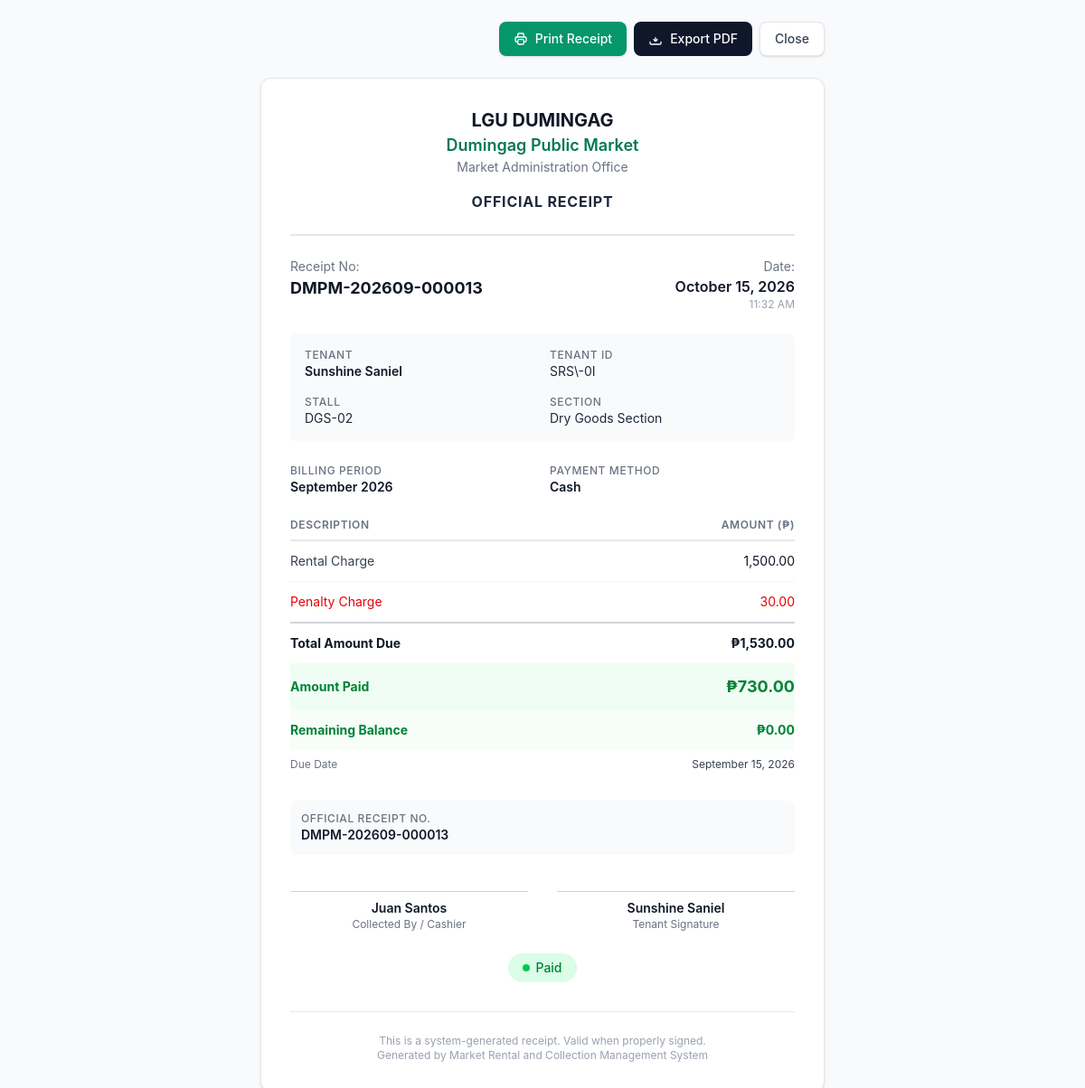
The app's page /payments/14/print/ (signed in) with its own data.
### core/models.py (models this page shows, shortened)
class SystemSetting(models.Model):
    PENALTY_TYPE_CHOICES = [
        ('fixed', 'Fixed'),
        ('percentage', 'Percentage'),
    ]
    municipality_name = models.CharField(max_length=200)
    market_name = models.CharField(max_length=200)
    office_name = models.CharField(max_length=200)
    receipt_prefix = models.CharField(max_length=20)
    default_due_day = models.PositiveIntegerField(default=5)
    penalty_type = models.CharField(max_length=20, choices=PENALTY_TYPE_CHOICES, default='percentage')
    penalty_value = models.DecimalField(max_digits=10, decimal_places=2, default=0)
    grace_period = models.PositiveIntegerField(default=5)
    logo = models.ImageField(upload_to='logos/', blank=True, null=True)
    theme_color = models.CharField(max_length=7, default='#003366')
    terms_and_conditions = models.TextField(
        default=DEFAULT_CONTRACT_TERMS,
        blank=True,
        help_text='One clause per line. Printed on every rental contract.',
    )
    class Meta:
        verbose_name = 'System Setting'
        verbose_name_plural = 'System Settings'

class Payment(models.Model):
    PAYMENT_METHOD_CHOICES = [
        ('Cash', 'Cash'),
        ('GCash', 'GCash'),
        ('Bank Transfer', 'Bank Transfer'),
        ('Check', 'Check'),
    ]
    STATUS_CHOICES = [
        ('Paid', 'Paid'),
        ('Partial', 'Partial'),
        ('Void', 'Void'),
        ('Cancelled', 'Cancelled'),
    ]
    receipt_number = models.CharField(max_length=50, unique=True)
    tenant = models.ForeignKey(Tenant, on_delete=models.CASCADE, related_name='payments')
    stall = models.ForeignKey(Stall, on_delete=models.CASCADE, related_name='payments')
    billing = models.ForeignKey(Billing, on_delete=models.CASCADE, related_name='payments')
    billing_month = models.PositiveIntegerField()
    billing_year = models.PositiveIntegerField()
    rental_amount = models.DecimalField(max_digits=10, decimal_places=2)
    penalty_amount = models.DecimalField(max_digits=10, decimal_places=2, default=0)
    discount = models.DecimalField(max_digits=10, decimal_places=2, default=0)
    total_amount_due = models.DecimalField(max_digits=10, decimal_places=2)
    amount_paid = models.DecimalField(max_digits=10, decimal_places=2)
    payment_date = models.DateField()
    payment_method = models.CharField(max_length=20, choices=PAYMENT_METHOD_CHOICES, default='Cash')
    official_receipt_no = models.CharField(max_length=50, blank=True)
    collected_by = models.ForeignKey(User, on_delete=models.SET_NULL, null=True, related_name='collected_payments')
    status = models.CharField(max_length=20, choices=STATUS_CHOICES, default='Paid')
    remarks = models.TextField(blank=True)
    created_at = models.DateTimeField(auto_now_add=True)
    updated_at = models.DateTimeField(auto_now=True)
    class Meta:
        ordering = ['-payment_date']

class Tenant(models.Model):
    STATUS_CHOICES = [
        ('Active', 'Active'),
        ('Inactive', 'Inactive'),
        ('Suspended', 'Suspended'),
        ('Terminated', 'Terminated'),
    ]
    tenant_id = models.CharField(max_length=20, unique=True)
    user = models.OneToOneField(User, on_delete=models.SET_NULL, null=True, blank=True, related_name='tenant')
    full_name = models.CharField(max_length=200)
    first_name = models.CharField(max_length=100, blank=True)
    middle_name = models.CharField(max_length=100, blank=True)
    last_name = models.CharField(max_length=100, blank=True)
    address = models.TextField()
    street = models.CharField(max_length=200, blank=True)
    barangay = models.CharField(max_length=100, blank=True)
    municipality = models.CharField(max_length=100, blank=True)
    province = models.CharField(max_length=100, blank=True)
    contact_number = models.CharField(max_length=20)
    email = models.EmailField(blank=True)
    valid_id_type = models.CharField(max_length=100, blank=True)
    valid_id_number = models.CharField(max_length=100, blank=True)
    valid_id_image = models.ImageField(upload_to='tenant_ids/', blank=True, null=True)
    business_name = models.CharField(max_length=200, blank=True)
    business_type = models.CharField(max_length=100, blank=True)
    emergency_contact_name = models.CharField(max_length=200, blank=True)
    emergency_contact_number = models.CharField(max_length=20, blank=True)
    status = models.CharField(max_length=20, choices=STATUS_CHOICES, default='Active')
    date_registered = models.DateField(auto_now_add=True)
    notes = models.TextField(blank=True)
    created_at = models.DateTimeField(auto_now_add=True)
    updated_at = models.DateTimeField(auto_now=True)
    class Meta:
        ordering = ['full_name']

class Stall(models.Model):
    STATUS_CHOICES = [
        ('Vacant', 'Vacant'),
        ('Occupied', 'Occupied'),
        ('Reserved', 'Reserved'),
        ('Maintenance', 'Maintenance'),
    ]
    stall_number = models.CharField(max_length=20, unique=True)
    section = models.ForeignKey(MarketSection, on_delete=models.CASCADE, related_name='stalls')
    stall_type = models.ForeignKey(StallType, on_delete=models.SET_NULL, null=True, related_name='stalls')
    size = models.DecimalField(max_digits=8, decimal_places=2, blank=True, null=True)
    monthly_rate = models.DecimalField(max_digits=10, decimal_places=2)
    status = models.CharField(max_length=20, choices=STATUS_CHOICES, default='Vacant')
    remarks = models.TextField(blank=True)
    created_at = models.DateTimeField(auto_now_add=True)
    updated_at = models.DateTimeField(auto_now=True)
    class Meta:
        ordering = ['stall_number']

class MarketSection(models.Model):
    name = models.CharField(max_length=100, unique=True)
    description = models.TextField(blank=True)
    class Meta:
        ordering = ['name']

class Billing(models.Model):
    STATUS_CHOICES = [
        ('Unpaid', 'Unpaid'),
        ('Paid', 'Paid'),
        ('Partial', 'Partial'),
        ('Overdue', 'Overdue'),
    ]
    tenant = models.ForeignKey(Tenant, on_delete=models.CASCADE, related_name='billings')
    stall = models.ForeignKey(Stall, on_delete=models.CASCADE, related_name='billings')
    contract = models.ForeignKey(RentalContract, on_delete=models.CASCADE, related_name='billings')
    billing_month = models.PositiveIntegerField()
    billing_year = models.PositiveIntegerField()
    rental_amount = models.DecimalField(max_digits=10, decimal_places=2)
    penalty_amount = models.DecimalField(max_digits=10, decimal_places=2, default=0)
    discount = models.DecimalField(max_digits=10, decimal_places=2, default=0)
    total_due = models.DecimalField(max_digits=10, decimal_places=2)
    amount_paid = models.DecimalField(max_digits=10, decimal_places=2, default=0)
    balance = models.DecimalField(max_digits=10, decimal_places=2)
    due_date = models.DateField()
    status = models.CharField(max_length=20, choices=STATUS_CHOICES, default='Unpaid')
    created_at = models.DateTimeField(auto_now_add=True)
    updated_at = models.DateTimeField(auto_now=True)
    class Meta:
        ordering = ['-billing_year', '-billing_month']
        unique_together = ['tenant', 'stall', 'billing_month', 'billing_year']

### core/views/payments.py (the view)
# urls.py: path('payments/<int:pk>/print/', payment_print_receipt, name='payment_print_receipt'),
@login_required
def payment_print_receipt(request, pk):
    payment = get_object_or_404(
        Payment.objects.select_related('tenant', 'stall', 'stall__section', 'collected_by'),
        pk=pk
    )
    if get_user_role(request.user) == 'tenant' and payment.tenant.user != request.user:
        messages.error(request, 'You can only view your own payment receipt.')
        return redirect('dashboard')
    settings = SystemSetting.objects.first()
    context = {
        'payment': payment,
        'settings': settings,
    }
    return render(request, 'payments/print_receipt.html', context)

### templates/payments/print_receipt.html (shortened to what this page needs)
{% load static %}
{% load humanize %}<!DOCTYPE html>
<html lang="en">
<head>
  <link rel="stylesheet" href="{% static 'css/output.css' %}?v={{ STATIC_VERSION }}">
</head>
<body class="bg-gray-50 font-sans antialiased text-gray-800">
  <div class="mx-auto max-w-2xl p-6">
    <div class="mb-6 flex justify-end gap-2 no-print">
      <button onclick="window.print()"
              class="inline-flex items-center gap-2 rounded-lg bg-primary-600 px-4 py-2 text-sm font-medium text-white shadow-sm hover:bg-primary-700 transition-colors">
        Print Receipt
      </button>
      <a href="{% url 'payment_receipt_export_pdf' payment.id %}" class="inline-flex items-center gap-2 rounded-lg bg-slate-900 px-4 py-2 text-sm font-medium text-white hover:bg-black">
        <svg class="h-4 w-4" fill="none" viewBox="0 0 24 24" stroke="currentColor" stroke-width="2"><path stroke-linecap="round" stroke-linejoin="round" d="M12 10v6m0 0l-3-3m3 3l3-3M3 17v2a2 2 0 002 2h14a2 2 0 002-2v-2"/></svg>
        Export PDF
      </a>
      <button onclick="window.close()"
              class="inline-flex items-center gap-2 rounded-lg border border-gray-200 bg-white px-4 py-2 text-sm font-medium text-gray-700 shadow-sm hover:bg-gray-50 transition-colors">
        Close
      </button>
    </div>
    <div class="rounded-xl border border-gray-200 bg-white p-8 shadow-sm">
      <div class="mb-6 border-b-2 border-gray-200 pb-6 text-center">
        <h1 class="text-xl font-bold uppercase text-gray-900">{{ settings.municipality_name|default:"Republic of the Philippines" }}</h1>
        <h2 class="text-lg font-semibold text-primary-700">{{ settings.market_name|default:"Public Market" }}</h2>
        <p class="text-sm text-gray-500">{{ settings.office_name|default:"Market Administration Office" }}</p>
        <h3 class="mt-4 text-base font-bold uppercase tracking-wider text-gray-800">Official Receipt</h3>
      </div>
      <div class="mb-6 flex items-start justify-between">
        <div>
          <p class="text-sm text-gray-500">Receipt No:</p>
          <p class="text-lg font-bold text-gray-900">{{ payment.receipt_number }}</p>
        </div>
        <div class="text-right">
          <p class="text-sm text-gray-500">Date:</p>
          <p class="text-base font-semibold text-gray-900">{{ payment.payment_date|date:"F d, Y" }}</p>
          <p class="text-xs text-gray-400">{{ payment.created_at|date:"h:i A" }}</p>
        </div>
      </div>
      <div class="mb-6 rounded-lg bg-gray-50 p-4">
        <div class="grid grid-cols-2 gap-4">
          <div>
            <p class="text-xs font-medium uppercase tracking-wider text-gray-500">Tenant</p>
            <p class="text-sm font-semibold text-gray-900">{{ payment.tenant.full_name }}</p>
          </div>
          <div>
            <p class="text-xs font-medium uppercase tracking-wider text-gray-500">Tenant ID</p>
            <p class="text-sm text-gray-800">{{ payment.tenant.tenant_id }}</p>
          </div>
          <div>
            <p class="text-xs font-medium uppercase tracking-wider text-gray-500">Stall</p>
            <p class="text-sm text-gray-800">{{ payment.stall.stall_number }}</p>
          </div>
          <div>
            <p class="text-xs font-medium uppercase tracking-wider text-gray-500">Section</p>
            <p class="text-sm text-gray-800">{{ payment.stall.section.name }}</p>
          </div>
        </div>
      </div>
      <div class="mb-6">
        <div class="mb-4 grid grid-cols-2 gap-4">
          <div>
            <p class="text-xs font-medium uppercase tracking-wider text-gray-500">Billing Period</p>
            <p class="text-sm font-semibold text-gray-900">
              {% if payment.billing_month == 1 %}January{% elif payment.billing_month == 2 %}February{% elif payment.billing_month == 3 %}March{% elif payment.billing_month == 4 %}April{% elif payment.billing_month == 5 %}May{% elif payment.billing_month == 6 %}June{% elif payment.billing_month == 7 %}July{% elif payment.billing_month == 8 %}August{% elif payment.billing_month == 9 %}September{% elif payment.billing_month == 10 %}October{% elif payment.billing_month == 11 %}November{% elif payment.billing_month == 12 %}December{% endif %}
              {{ payment.billing_year }}
            </p>
          </div>
          <div>
            <p class="text-xs font-medium uppercase tracking-wider text-gray-500">Payment Method</p>
            <p class="text-sm font-semibold text-gray-900">{{ payment.payment_method }}</p>
          </div>
        </div>
        <table class="w-full border-collapse">
          <thead>
            <tr class="border-b-2 border-gray-200">
              <th class="py-2 text-left text-xs font-semibold uppercase tracking-wider text-gray-500">Description</th>
              <th class="py-2 text-right text-xs font-semibold uppercase tracking-wider text-gray-500">Amount (&#8369;)</th>
            </tr>
          </thead>
          <tbody class="divide-y divide-gray-100">
            <tr>
              <td class="py-3 text-sm text-gray-700">Rental Charge</td>
              <td class="py-3 text-right text-sm text-gray-900">{{ payment.rental_amount|floatformat:2|intcomma }}</td>
            </tr>
            {% if payment.penalty_amount > 0 %}
            <tr>
              <td class="py-3 text-sm text-red-600">Penalty Charge</td>
              <td class="py-3 text-right text-sm text-red-600">{{ payment.penalty_amount|floatformat:2|intcomma }}</td>
            </tr>
            {% endif %}
          </tbody>
          <tfoot>
            <tr class="border-t-2 border-gray-300">
              <td class="py-3 text-sm font-bold text-gray-900">Total Amount Due</td>
              <td class="py-3 text-right text-sm font-bold text-gray-900">&#8369;{{ payment.total_amount_due|floatformat:2|intcomma }}</td>
            </tr>
            <tr class="bg-green-50">
              <td class="py-3 text-sm font-bold text-green-700">Amount Paid</td>
              <td class="py-3 text-right text-lg font-bold text-green-700">&#8369;{{ payment.amount_paid|floatformat:2|intcomma }}</td>
            </tr>
            <tr class="{% if payment.billing.balance > 0 %}bg-red-50{% else %}bg-green-50/50{% endif %}">
              <td class="py-3 text-sm font-bold {% if payment.billing.balance > 0 %}text-red-700{% else %}text-green-700{% endif %}">Remaining Balance</td>
              <td class="py-3 text-right text-sm font-bold {% if payment.billing.balance > 0 %}text-red-700{% else %}text-green-700{% endif %}">&#8369;{{ payment.billing.balance|floatformat:2|intcomma }}</td>
            </tr>
            <tr>
              <td class="py-2 text-xs text-gray-500">Due Date</td>
              <td class="py-2 text-right text-xs text-gray-700">{{ payment.billing.due_date|date:"F d, Y" }}</td>
            </tr>
          </tfoot>
        </table>
      </div>
      <div class="mb-6 rounded-lg bg-gray-50 p-3">
        <p class="text-xs font-medium uppercase tracking-wider text-gray-500">Official Receipt No.</p>
        <p class="text-sm font-semibold text-gray-900">{{ payment.official_receipt_no|default:payment.receipt_number }}</p>
      </div>
      <div class="mt-10 grid grid-cols-2 gap-8">
        <div class="text-center">
          <div class="border-t border-gray-300 pt-2">
            <p class="text-sm font-semibold text-gray-900">{{ payment.collected_by.get_full_name|default:payment.collected_by.username }}</p>
            <p class="text-xs text-gray-500">Collected By / Cashier</p>
          </div>
        </div>
        <div class="text-center">
          <div class="border-t border-gray-300 pt-2">
            <p class="text-sm font-semibold text-gray-900">{{ payment.tenant.full_name }}</p>
            <p class="text-xs text-gray-500">Tenant Signature</p>
          </div>
        </div>
      </div>
      <div class="mt-6 text-center">
        <span class="inline-flex items-center gap-1.5 rounded-full px-4 py-1.5 text-sm font-medium
          {% if payment.status == 'Paid' %}bg-green-100 text-green-700{% elif payment.status == 'Partial' %}bg-yellow-100 text-yellow-700{% else %}bg-gray-100 text-gray-600{% endif %}">
          <span class="inline-block h-2 w-2 rounded-full
            {% if payment.status == 'Paid' %}bg-green-500{% elif payment.status == 'Partial' %}bg-yellow-500{% else %}bg-gray-400{% endif %}">
          </span>
          {{ payment.status }}
        </span>
      </div>
      <div class="mt-8 border-t border-gray-200 pt-6 text-center text-xs text-gray-400">
        <p>This is a system-generated receipt. Valid when properly signed.</p>
        <p>Generated by Market Rental and Collection Management System</p>
      </div>
    </div>
  </div>
</body>
</html>

### records on screen
SystemSetting: municipality_name "LGU DUMINGAG", market_name "Dumingag Public Market", office_name "Market Administration Office"
Payment: receipt_number "DMPM-202609-000013", payment_date "October 15, 2026", created_at "11:32 AM", tenant.full_name "Sunshine Saniel", tenant.tenant_id "SRS\\-0I", stall.stall_number "DGS-02", stall.section.name "Dry Goods Section", billing_year "2026", payment_method "Cash", rental_amount "1,500.00", penalty_amount "30.00", total_amount_due "1,530.00", amount_paid "730.00", billing.balance "0.00", billing.due_date "September 15, 2026", official_receipt_no "DMPM-202609-000013", collected_by.get_full_name "Juan Santos", status "Paid"
